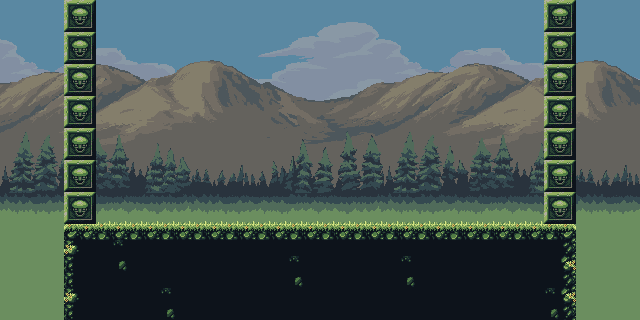

The image is a tile-based game level rendered from a .tmx file. Its description and source (layers, tilesets, objects; grid data summarised) follow:
An orthogonal 40x20 tile map with 16x16 px tiles, 3 tile layers (Capa de patrones 1, Capa de patrones 2, Capa de patrones 3).

<map version="1.2" tiledversion="1.3.1" orientation="orthogonal" renderorder="left-down" compressionlevel="-1" width="40" height="20" tilewidth="16" tileheight="16" infinite="0" nextlayerid="4" nextobjectid="1">
 <tileset firstgid="1" source="../../atlas/atlas_jungle/jungle.tsx" />
 <layer id="1" name="Capa de patrones 1" width="40" height="20">
  <data>[800 cells, 520 non-empty, 312 distinct tile ids]</data>
 </layer>
 <layer id="2" name="Capa de patrones 2" width="40" height="20">
  <data>[800 cells, 560 non-empty, 280 distinct tile ids]</data>
 </layer>
 <layer id="3" name="Capa de patrones 3" width="40" height="20">
  <data>[800 cells, 276 non-empty, 17 distinct tile ids]</data>
 </layer>
</map>
